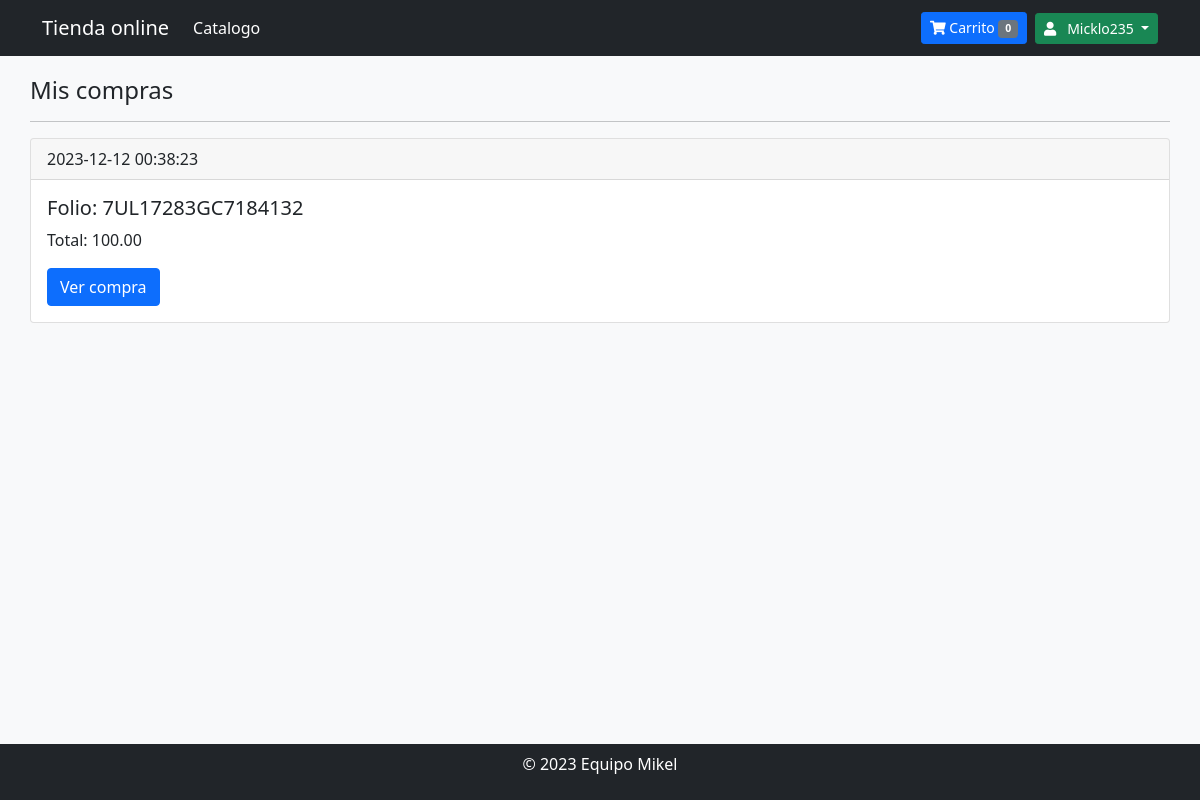
/compras.php (signed in), run on the app's committed database.
### tables this page shows
CREATE TABLE `compra` (
  `id` int(11) NOT NULL,
  `id_transaccion` varchar(20) NOT NULL,
  `fecha` datetime NOT NULL,
  `status` varchar(20) NOT NULL,
  `email` varchar(50) NOT NULL,
  `id_cliente` varchar(20) NOT NULL,
  `total` decimal(10,2) NOT NULL,
  `medio_pago` varchar(10) DEFAULT NULL
);

### clases/clienteFunciones.php (called while the page is built, shortened)
<?php
function generarToken()
{
    return md5(uniqid(mt_rand(), false));
}

### compras.php (the view, shortened to what this page needs)
<?php
require 'clases/clienteFunciones.php';
$db = new Database();
$con = $db->conectar();
$token = generarToken();
$idCliente = $_SESSION['user_cliente'];
$sql = $con->prepare("SELECT id_transaccion, fecha, status, total, medio_pago FROM compra WHERE id_cliente = ? ORDER BY fecha DESC");
$sql->execute([$idCliente]);
?>
<!DOCTYPE html>
<html lang="es" class="h-100">
<head>
    <link href="https://cdn.jsdelivr.net/npm/bootstrap@5.1.3/dist/css/bootstrap.min.css" rel="stylesheet">
    <link href="css/all.min.css" rel="stylesheet">
    <link href="css/estilos.css" rel="stylesheet">
</head>
<body class="d-flex flex-column h-100">
    <?php include 'menu.php'; ?>
    <main class="flex-shrink-0">
        <div class="container">
            <h4>Mis compras</h4>
            <hr>
            <?php while ($row = $sql->fetch(PDO::FETCH_ASSOC)) { ?>
                <div class="card mb-2">
                    <div class="card-header">
                        <?php echo $row['fecha']; ?>
                    </div>
                    <div class="card-body">
                        <h5 class="card-title">Folio: <?php echo $row['id_transaccion']; ?></h5>
                        <p class="card-text">Total: <?php echo $row['total']; ?></p>
                        <a href="compra_detalle.php?orden=<?php echo $row['id_transaccion']; ?>&token=<?php echo $token; ?>" class="btn btn-primary">Ver compra</a>
                    </div>
                </div>
            <?php } ?>
        </div>
    </main>
    <?php include 'footer.php'; ?>
</body>
</html>

### css/estilos.css (style rules this page uses)
body { background-color: #f8f9fa; }
main > .container { padding: 20px 0; }

### data on the page
compra: fecha "2023-12-12 00:38:23", id_transaccion "7UL17283GC7184132", total "100.00"

### other printed values
$num_cart "0"
$_SESSION['user_name'] "Micklo235"
